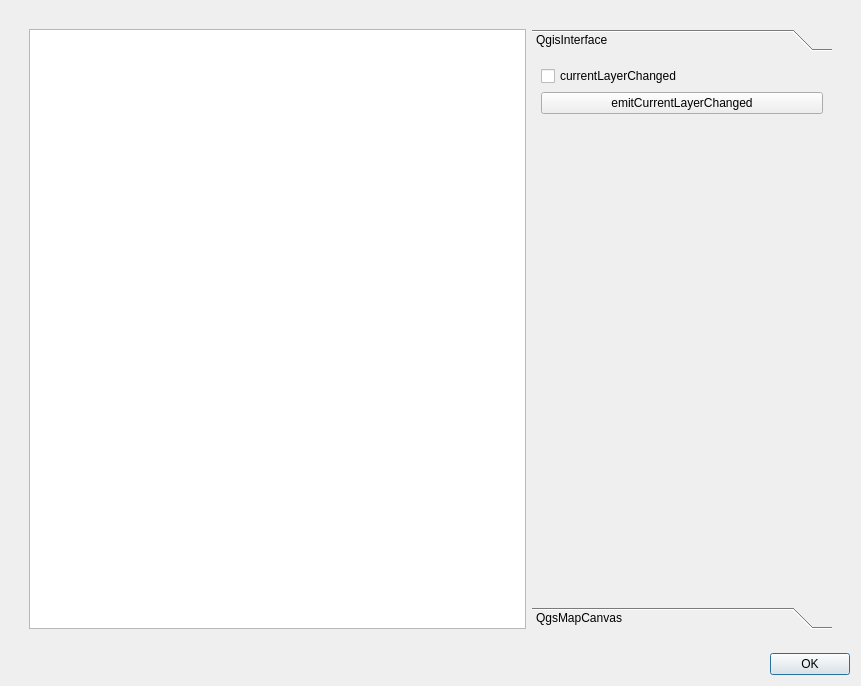
<?xml version="1.0" encoding="UTF-8"?>
<ui version="4.0">
 <class>foss4g2011_example3</class>
 <widget class="QDialog" name="foss4g2011_example3">
  <property name="geometry">
   <rect>
    <x>0</x>
    <y>0</y>
    <width>861</width>
    <height>686</height>
   </rect>
  </property>
  <property name="windowTitle">
   <string>foss4g2011_example3</string>
  </property>
  <layout class="QGridLayout" name="gridLayout">
   <item row="0" column="0">
    <layout class="QVBoxLayout" name="mainWindowVerticalLayout">
     <item>
      <layout class="QVBoxLayout" name="verticalLayout_4">
       <item>
        <widget class="QWidget" name="widget" native="true">
         <layout class="QGridLayout" name="gridLayout_2">
          <item row="0" column="0">
           <widget class="QWidget" name="widget_2" native="true">
            <layout class="QHBoxLayout" name="horizontalLayout_4">
             <item>
              <widget class="QTextEdit" name="outputTextEdit"/>
             </item>
             <item>
              <widget class="QToolBox" name="toolBox">
               <property name="maximumSize">
                <size>
                 <width>300</width>
                 <height>16777215</height>
                </size>
               </property>
               <property name="currentIndex">
                <number>0</number>
               </property>
               <widget class="QWidget" name="page">
                <property name="geometry">
                 <rect>
                  <x>0</x>
                  <y>0</y>
                  <width>300</width>
                  <height>533</height>
                 </rect>
                </property>
                <attribute name="label">
                 <string>QgisInterface </string>
                </attribute>
                <layout class="QGridLayout" name="gridLayout_3">
                 <item row="0" column="0">
                  <layout class="QVBoxLayout" name="verticalLayout">
                   <item>
                    <widget class="QCheckBox" name="currentLayerChangedCheckBox">
                     <property name="text">
                      <string>currentLayerChanged</string>
                     </property>
                    </widget>
                   </item>
                   <item>
                    <widget class="QPushButton" name="emitCurrentLayerChanged">
                     <property name="text">
                      <string>emitCurrentLayerChanged</string>
                     </property>
                    </widget>
                   </item>
                   <item>
                    <spacer name="verticalSpacer">
                     <property name="orientation">
                      <enum>Qt::Vertical</enum>
                     </property>
                     <property name="sizeHint" stdset="0">
                      <size>
                       <width>20</width>
                       <height>40</height>
                      </size>
                     </property>
                    </spacer>
                   </item>
                  </layout>
                 </item>
                </layout>
               </widget>
               <widget class="QWidget" name="page_2">
                <property name="geometry">
                 <rect>
                  <x>0</x>
                  <y>0</y>
                  <width>148</width>
                  <height>76</height>
                 </rect>
                </property>
                <attribute name="label">
                 <string>QgsMapCanvas</string>
                </attribute>
                <layout class="QGridLayout" name="gridLayout_4">
                 <item row="0" column="0">
                  <layout class="QVBoxLayout" name="verticalLayout_2">
                   <item>
                    <widget class="QCheckBox" name="xyCoordinatesCheckBox">
                     <property name="text">
                      <string>xyCoordinates</string>
                     </property>
                    </widget>
                   </item>
                   <item>
                    <widget class="QCheckBox" name="mapToolSetCheckBox">
                     <property name="text">
                      <string>mapToolSet</string>
                     </property>
                    </widget>
                   </item>
                   <item>
                    <spacer name="verticalSpacer_2">
                     <property name="orientation">
                      <enum>Qt::Vertical</enum>
                     </property>
                     <property name="sizeHint" stdset="0">
                      <size>
                       <width>20</width>
                       <height>40</height>
                      </size>
                     </property>
                    </spacer>
                   </item>
                  </layout>
                 </item>
                </layout>
               </widget>
              </widget>
             </item>
            </layout>
           </widget>
          </item>
         </layout>
        </widget>
       </item>
      </layout>
     </item>
     <item>
      <widget class="QDialogButtonBox" name="okButtonBox">
       <property name="orientation">
        <enum>Qt::Horizontal</enum>
       </property>
       <property name="standardButtons">
        <set>QDialogButtonBox::Ok</set>
       </property>
      </widget>
     </item>
    </layout>
   </item>
  </layout>
 </widget>
 <resources/>
 <connections>
  <connection>
   <sender>okButtonBox</sender>
   <signal>accepted()</signal>
   <receiver>foss4g2011_example3</receiver>
   <slot>accept()</slot>
   <hints>
    <hint type="sourcelabel">
     <x>248</x>
     <y>254</y>
    </hint>
    <hint type="destinationlabel">
     <x>157</x>
     <y>274</y>
    </hint>
   </hints>
  </connection>
  <connection>
   <sender>okButtonBox</sender>
   <signal>rejected()</signal>
   <receiver>foss4g2011_example3</receiver>
   <slot>reject()</slot>
   <hints>
    <hint type="sourcelabel">
     <x>316</x>
     <y>260</y>
    </hint>
    <hint type="destinationlabel">
     <x>286</x>
     <y>274</y>
    </hint>
   </hints>
  </connection>
 </connections>
</ui>
